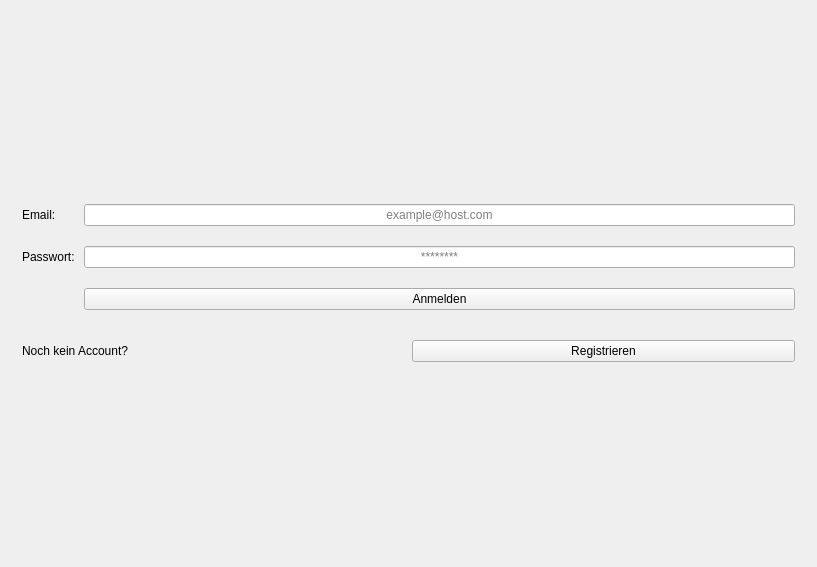
<?xml version="1.0" encoding="UTF-8"?>
<ui version="4.0">
 <class>MainWindow</class>
 <widget class="QMainWindow" name="MainWindow">
  <property name="geometry">
   <rect>
    <x>0</x>
    <y>0</y>
    <width>817</width>
    <height>567</height>
   </rect>
  </property>
  <property name="windowTitle">
   <string>DiaThesis</string>
  </property>
  <property name="layoutDirection">
   <enum>Qt::LeftToRight</enum>
  </property>
  <property name="autoFillBackground">
   <bool>false</bool>
  </property>
  <widget class="QWidget" name="centralWidget">
   <property name="autoFillBackground">
    <bool>true</bool>
   </property>
   <layout class="QGridLayout" name="gridLayout_3">
    <item row="1" column="0">
     <widget class="QStackedWidget" name="stackedWidget">
      <property name="currentIndex">
       <number>1</number>
      </property>
      <widget class="QWidget" name="LogoPage">
       <layout class="QGridLayout" name="gridLayout_4">
        <item row="0" column="0">
         <layout class="QGridLayout" name="gridLayout_6">
          <item row="2" column="0">
           <spacer name="verticalSpacer">
            <property name="orientation">
             <enum>Qt::Vertical</enum>
            </property>
            <property name="sizeType">
             <enum>QSizePolicy::Fixed</enum>
            </property>
            <property name="sizeHint" stdset="0">
             <size>
              <width>20</width>
              <height>55</height>
             </size>
            </property>
           </spacer>
          </item>
          <item row="1" column="0">
           <widget class="QLabel" name="random_facts">
            <property name="sizePolicy">
             <sizepolicy hsizetype="Minimum" vsizetype="Fixed">
              <horstretch>0</horstretch>
              <verstretch>0</verstretch>
             </sizepolicy>
            </property>
            <property name="maximumSize">
             <size>
              <width>16777191</width>
              <height>16777215</height>
             </size>
            </property>
            <property name="layoutDirection">
             <enum>Qt::LeftToRight</enum>
            </property>
            <property name="text">
             <string/>
            </property>
            <property name="alignment">
             <set>Qt::AlignCenter</set>
            </property>
           </widget>
          </item>
          <item row="0" column="0">
           <widget class="QLabel" name="picture_lb">
            <property name="autoFillBackground">
             <bool>false</bool>
            </property>
            <property name="text">
             <string/>
            </property>
            <property name="pixmap">
             <pixmap>Pictures/Logo_DiaThesis.png</pixmap>
            </property>
            <property name="alignment">
             <set>Qt::AlignCenter</set>
            </property>
           </widget>
          </item>
         </layout>
        </item>
       </layout>
      </widget>
      <widget class="QWidget" name="AnmeldePage">
       <layout class="QGridLayout" name="gridLayout_5">
        <item row="0" column="0">
         <layout class="QGridLayout" name="gridLayout_2">
          <property name="horizontalSpacing">
           <number>0</number>
          </property>
          <property name="verticalSpacing">
           <number>30</number>
          </property>
          <item row="2" column="1">
           <layout class="QHBoxLayout" name="horizontalLayout">
            <property name="sizeConstraint">
             <enum>QLayout::SetNoConstraint</enum>
            </property>
            <item>
             <widget class="QLabel" name="registrierung_lb">
              <property name="text">
               <string>Noch kein Account?</string>
              </property>
             </widget>
            </item>
            <item>
             <widget class="QPushButton" name="registrieren_btn">
              <property name="text">
               <string>Registrieren</string>
              </property>
             </widget>
            </item>
           </layout>
          </item>
          <item row="0" column="1">
           <layout class="QGridLayout" name="gridLayout">
            <property name="verticalSpacing">
             <number>20</number>
            </property>
            <item row="2" column="0">
             <layout class="QVBoxLayout" name="verticalLayout"/>
            </item>
            <item row="3" column="2">
             <widget class="QPushButton" name="anmelden_btn">
              <property name="text">
               <string>Anmelden</string>
              </property>
             </widget>
            </item>
            <item row="2" column="2">
             <widget class="QLineEdit" name="passwort_le">
              <property name="echoMode">
               <enum>QLineEdit::Password</enum>
              </property>
              <property name="alignment">
               <set>Qt::AlignCenter</set>
              </property>
              <property name="placeholderText">
               <string>********</string>
              </property>
             </widget>
            </item>
            <item row="1" column="2">
             <widget class="QLineEdit" name="mail_le">
              <property name="alignment">
               <set>Qt::AlignCenter</set>
              </property>
              <property name="placeholderText">
               <string>example@host.com</string>
              </property>
             </widget>
            </item>
            <item row="2" column="1">
             <widget class="QLabel" name="label">
              <property name="text">
               <string>Passwort: </string>
              </property>
             </widget>
            </item>
            <item row="1" column="1">
             <widget class="QLabel" name="label_3">
              <property name="text">
               <string>Email:</string>
              </property>
             </widget>
            </item>
           </layout>
          </item>
         </layout>
        </item>
       </layout>
      </widget>
     </widget>
    </item>
   </layout>
  </widget>
 </widget>
 <layoutdefault spacing="6" margin="11"/>
 <resources/>
 <connections/>
</ui>
